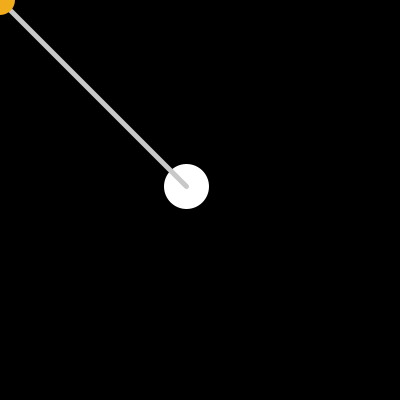
Frame 1 (no input)
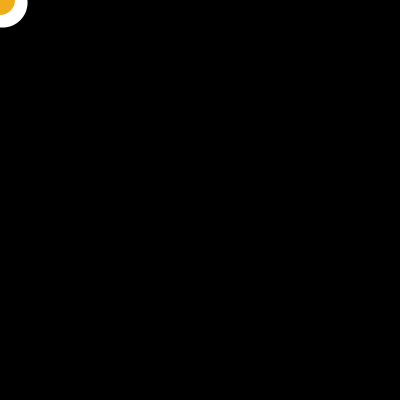
Frame 60 (the mouse pressed at the canvas centre just before this capture)
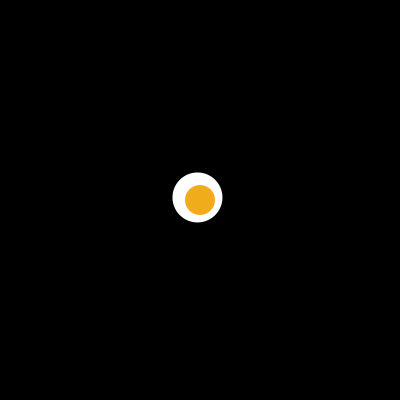
Frame 120 (the mouse held since frame 60 and released just before this capture)

The Processing sketch that drew these frames (run headless with seeded random() and noise(); from frame 60 on, the mouse is pressed at the canvas centre):

// Processing sketch: processing_82373
// ── processing_82373.pde

//global_variables
float easeX, easeY, inc;

void setup() {
  
  size(400, 400);
  smooth();
  noCursor();
  strokeWeight(5);
  strokeCap(ROUND);
  easeX = width/2;
  easeY = height/2;
  inc = .07; //determines how fast an eased obeec catches up with the mouse
  
}

void draw() {
  background(0);
  
  easeBall();
  
  easeConnector();
  
  mouseBall();
 
}

void mouseBall() {
    fill(240, 172, 27); 
    ellipse(mouseX, mouseY, 30, 30);
}

void easeBall() {
  
  fill(255);
  
  //easeX += (mouseX - easeX)*inc;
  easeX = easeX + (mouseX - easeX)*inc;
  easeY = easeY + (mouseY - easeY)*inc;
  
  ellipse(easeX, easeY, 50,50);
  
}

void easeConnector() {
  
  stroke(200);
  line(mouseX, mouseY, easeX, easeY);
  noStroke();
  
  
}
